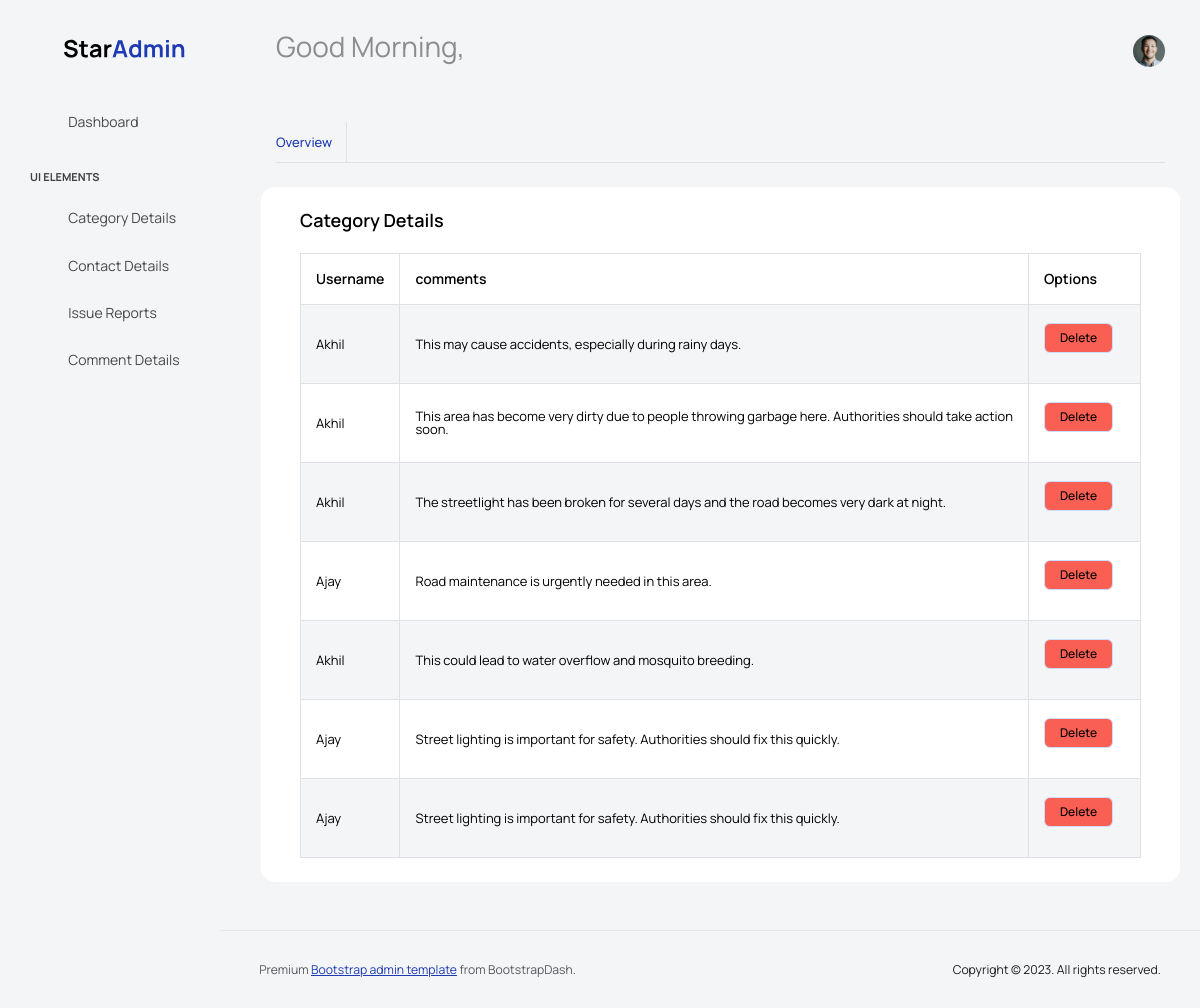
Page /AdminApp/comment_details/ on the committed database.
### WebApp/models.py (models this page shows)
class CommentDb(models.Model):
    Comment = models.TextField()
    Username = models.CharField(max_length=100,null=True,blank=True)
    Issue = models.ForeignKey(IssueDb, on_delete=models.CASCADE, null=True, blank=True, related_name="comments")

### AdminApp/views.py (the view)
# urls.py: path('comment_details/',views.comment_details,name="comment_details"),
def comment_details(request):
    comments = CommentDb.objects.all()
    return render(request,"comment_details.html",{"comments":comments})

### AdminApp/templates/comment_details.html (shortened to what this page needs)
<!DOCTYPE html>
{% extends 'dashboard.html' %}
{% block content %}
<html lang="en">
<head>
</head>
<body>
    <div class="card">
                  <div class="card-body">
                    <h4 class="card-title">Category Details</h4>
                    <div class="table-responsive">
                      <table class="table table-hover table-striped table-bordered">
                        <thead>
                          <tr>
                            <th>Username</th>
                            <th>comments</th>
                            <th>Options</th>
                          </tr>
                        </thead>
                        <tbody>
                          {% for i in comments %}
                          <tr>
                            <td>{{i.Username}}</td>
                            <td style="min-width:500px;word-wrap:break-word;white-space:normal;">{{i.Comment}}</td>
                            <td>
                                <a href="{% url 'delete_comment' com_id=i.id %}"  class="btn btn-danger">Delete</a>
                            </td>
                          </tr>
                          {% endfor %}
                        </tbody>
                      </table>
                    </div>
                  </div>
                </div>
</body>
</html>
{% endblock %}

### rows in the picture
CommentDb: Username "Akhil", Comment "This may cause accidents, especially during rainy days."
CommentDb: Username "Akhil", Comment "This area has become very dirty due to people throwing garbage here. Authorities should take action soon."
CommentDb: Username "Akhil", Comment "The streetlight has been broken for several days and the road becomes very dark at night."
CommentDb: Username "Ajay", Comment "Road maintenance is urgently needed in this area."
CommentDb: Username "Akhil", Comment "This could lead to water overflow and mosquito breeding."
CommentDb: Username "Ajay", Comment "Street lighting is important for safety. Authorities should fix this quickly."
CommentDb: Username "Ajay", Comment "Street lighting is important for safety. Authorities should fix this quickly."
